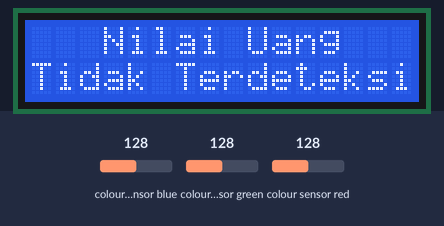
Bench run of a sketch on a simulated Arduino Uno, built with avr-gcc and run on an emulated ATmega328P. Parts: 16×2 character LCD. Wiring (inferred from the names in the program): TCS3200 colour sensor: output pin 10; S2 pin 12; S3 pin 11; S0 pin 8; S1 pin 9. The inputs (shaded band) are chosen by the test bench; at power-on: colour sensor blue 128, colour sensor green 128, colour sensor red 128.

Above: at 6.2 s.
6.3 s: colour sensor blue set to 191
At 8.3 s:
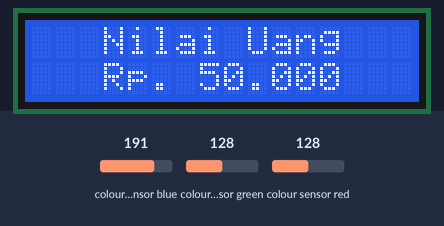
8.6 s: colour sensor blue set to 5
At 9.4 s:
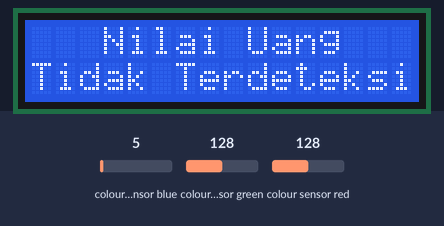
10.2 s: colour sensor blue set to 250
At 12.1 s:
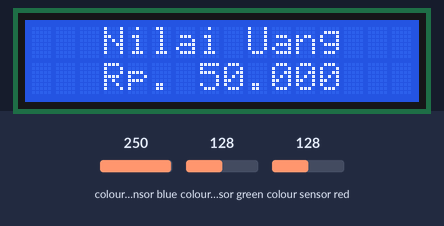
Timing chart, 0 to 13.6 s (numbered marks = the images above; inputs shaded):
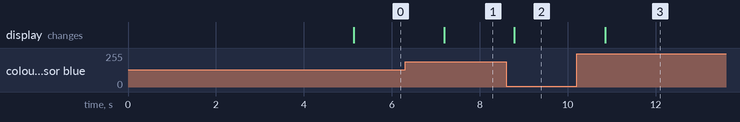

The sketch:

Kode_Program_Sensor_Nilai_Uang.ino
```cpp
#include <LiquidCrystal_I2C.h>
#include <Wire.h>
LiquidCrystal_I2C lcd(0x27,16,2);


const int s0 = 8;
const int s1 = 9;
const int s2 = 12;
const int s3 = 11;
const int out = 10;

// Variables
int red = 0;
int green = 0;
int blue = 0;

void setup()
{

  lcd.init();
  lcd.backlight();
  lcd.print(" Selamat Datang ");
  lcd.setCursor(0, 1);
  lcd.print(" Di Sensor Uang  ");
  delay(5000);
  lcd.clear();
  pinMode(s0, OUTPUT);
  pinMode(s1, OUTPUT);
  pinMode(s2, OUTPUT);
  pinMode(s3, OUTPUT);
  pinMode(out, INPUT);

  digitalWrite(s0, HIGH);
  digitalWrite(s1, HIGH);
}

void loop()
{
   lcd.setCursor(0, 0);
  lcd.print("   Nilai Uang   ");//printing name

  color();


  if (red < blue && red < green && red < 12)
  {
   Serial.println(" - (Red Color)");
    lcd.setCursor(0, 1);
   lcd.print("  Rp. 100.000   ");
   delay(1000);

  }

  else if (blue < red && blue < green)
  {
   Serial.println(" - (Blue Color)");
   lcd.setCursor(0, 1);
   lcd.print("   Rp. 50.000    ") ;
   delay(500);

  }


  else{

  lcd.setCursor(0, 1);
  lcd.print("Tidak Terdeteksi");
  delay (1000);
  }


 }

void color()
{
  digitalWrite(s2, LOW);
  digitalWrite(s3, LOW);
  //count OUT, pRed, RED
  red = pulseIn(out, digitalRead(out) == HIGH ? LOW : HIGH);
  digitalWrite(s3, HIGH);
  //count OUT, pBLUE, BLUE
  blue = pulseIn(out, digitalRead(out) == HIGH ? LOW : HIGH);
  digitalWrite(s2, HIGH);
  //count OUT, pGreen, GREEN
  green = pulseIn(out, digitalRead(out) == HIGH ? LOW : HIGH);
}
```

Measured:
- after the input at 6.3 s, the display: changes after 0.89 s (image 1)
- after the input at 8.6 s, the display: changes after 0.19 s (image 2)
- after the input at 10.2 s, the display: changes after 0.65 s (image 3)
